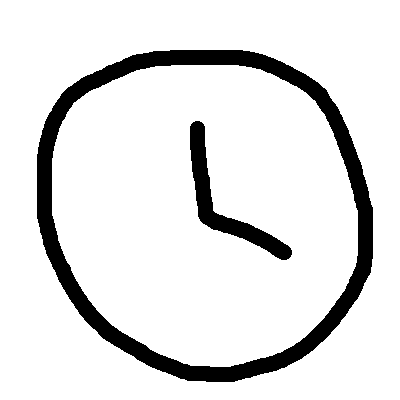
#> input picture data/origin_images/0_0.png, 400 x 400 px, found by its file name
$ python noise2.py
#> lines starting #> are read from the running program, lines starting #| are printed output that depends on the picture
from scipy import ndimage as ndi
import cv2 as cv
from skimage.transform import ProjectiveTransform
from PIL import Image
import numpy as np
from skimage.transform import warp
from skimage import data
import matplotlib.pyplot as plt
import numpy as np


def noiser(size, image):
    # Simulate deformation field
    N = 500
    sh = (N, N)
    t = np.random.normal(size=sh)
    dx = ndi.gaussian_filter(t, 80, order=(0, 1))
    dy = ndi.gaussian_filter(t, 80, order=(1, 0))
    dx *= 50/dx.max()
    dy *= 50/dy.max()

    image = image.resize((500, 500))
    image = np.array(image).astype(np.float64) / 255

    yy, xx = np.indices(sh)
    xmap = (xx-dx).astype(np.float32)
    ymap = (yy-dy).astype(np.float32)
    warped = cv.remap(image, xmap, ymap, cv.INTER_LINEAR)
    im = Image.fromarray((warped * 255).astype(np.uint8)).resize((size, size))
    im.show()
    return im


if __name__ == '__main__':
    image = Image.open('target/0_0.png')
#> image is the input picture: PIL image 400x400 RGBA; mean R, G, B, A 225.6, 225.6, 225.6, 255
    for i in range(1, 100):
        new_image = noiser(28, image)
        new_image.save(f'out/test/rand_{i}.png')
#> this loop made 99 passes
#> pass 1, in noiser, `warped = cv.remap(image, xmap, ymap, cv.INTER_LINEAR)`:
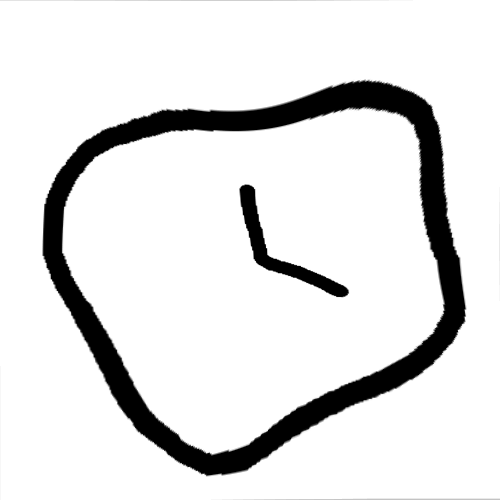
#> warped: shape (500, 500, 4) float64; mean R, G, B, A 0.883, 0.883, 0.883, 0.999; transparent parts drawn white
#> pass 1, in noiser, `im = Image.fromarray((warped * 255).astype(np.uint8)).resize((size, si..`:
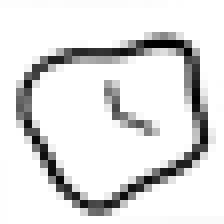
#> im: PIL image 28x28 RGBA (shown 8 times larger); mean R, G, B, A 223.9, 223.9, 223.9, 254.9; transparent parts drawn white
#> after the loop:
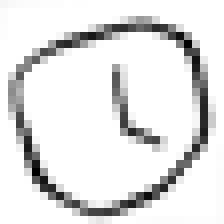
#> new_image: PIL image 28x28 RGBA (shown 8 times larger); mean R, G, B, A 226.1, 226.1, 226.1, 254.9; transparent parts drawn white
